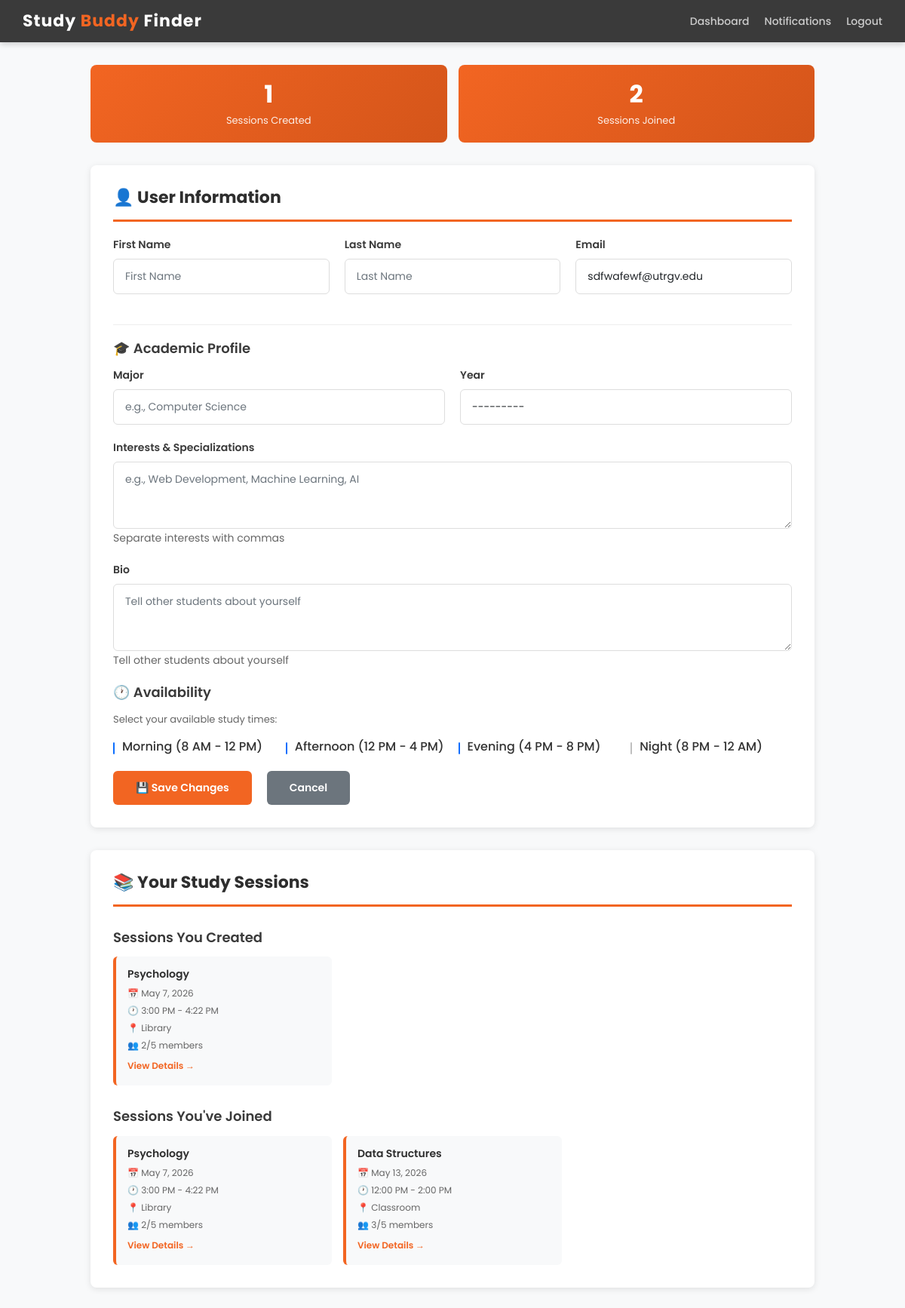
Screenshot of /profile/ (signed in) with the database file from the repository.
### testApp/models.py (models this page shows, shortened)
class UserProfile(models.Model):
    user = models.OneToOneField(User, on_delete=models.CASCADE, related_name='profile')
    major = models.CharField(max_length=100, blank=True, null=True)
    year = models.CharField(max_length=20, choices=YEAR_CHOICES, blank=True, null=True)
    interests = models.TextField(help_text="Comma-separated list of interests", blank=True, null=True)
    availability_morning = models.BooleanField(default=True)  # 8 AM - 12 PM
    availability_afternoon = models.BooleanField(default=True)  # 12 PM - 4 PM
    availability_evening = models.BooleanField(default=True)  # 4 PM - 8 PM
    availability_night = models.BooleanField(default=False)  # 8 PM - 12 AM
    bio = models.TextField(blank=True, null=True)
    created_at = models.DateTimeField(auto_now_add=True)
    updated_at = models.DateTimeField(auto_now=True)

class StudySession(models.Model):
    LOCATION_CHOICES = [
        ('Library', 'Library'),
        ('Student Center', 'Student Center'),
        ('Cafe', 'Cafe'),
        ('Dormitory', 'Dormitory'),
        ('Classroom', 'Classroom'),
        ('Online', 'Online'),
        ('Other', 'Other'),
    ]
    creator = models.ForeignKey(User, on_delete=models.CASCADE, related_name='created_sessions')
    course_name = models.CharField(max_length=200)
    course_code = models.CharField(max_length=50, blank=True, null=True)
    description = models.TextField()
    location = models.CharField(max_length=100, choices=LOCATION_CHOICES)
    other_location = models.CharField(max_length=200, blank=True, null=True, help_text="Specify if location is 'Other'")
    date = models.DateField()
    start_time = models.TimeField()
    end_time = models.TimeField()
    max_capacity = models.IntegerField(default=5, validators=[MinValueValidator(1), MaxValueValidator(100)])
    current_members = models.ManyToManyField(User, through='SessionMembership', related_name='joined_sessions')
    subject_tags = models.CharField(max_length=200, blank=True, null=True, help_text="Comma-separated tags")
    created_at = models.DateTimeField(auto_now_add=True)
    updated_at = models.DateTimeField(auto_now=True)
    is_active = models.BooleanField(default=True)
    class Meta:
        ordering = ['-created_at']
    def get_member_count(self):
        return self.current_members.count()

### testApp/views.py (the view)
# urls.py: path('profile/', views.user_profile, name='user_profile'),
@login_required(login_url='login')
def user_profile(request):
    try:
        user_profile = request.user.profile
    except UserProfile.DoesNotExist:
        user_profile = UserProfile.objects.create(user=request.user)
    if request.method == 'POST':
        user_form = UserUpdateForm(request.POST, instance=request.user)
        profile_form = UserProfileForm(request.POST, instance=user_profile)
        if user_form.is_valid() and profile_form.is_valid():
            user_form.save()
            profile_form.save()
            messages.success(request, 'Your profile has been updated successfully!')
            return redirect('user_profile')
    else:
        user_form = UserUpdateForm(instance=request.user)
        profile_form = UserProfileForm(instance=user_profile)
    created_sessions = request.user.created_sessions.all()
    joined_sessions = request.user.joined_sessions.all()
    context = {
        'user_form': user_form,
        'profile_form': profile_form,
        'created_sessions': created_sessions,
        'joined_sessions': joined_sessions,
        'user_profile': user_profile,
    }
    return render(request, 'user_profile.html', context)

### testApp/forms.py
class UserUpdateForm(forms.ModelForm):
    email = forms.EmailField(
        widget=forms.EmailInput(attrs={
            'class': 'form-control',
            'placeholder': 'your.email@utrgv.edu'
        })
    )
    class Meta:
        model = User
        fields = ['first_name', 'last_name', 'email']
        widgets = {
            'first_name': forms.TextInput(attrs={
                'class': 'form-control',
                'placeholder': 'First Name'
            }),
            'last_name': forms.TextInput(attrs={
                'class': 'form-control',
                'placeholder': 'Last Name'
            }),
        }

### testApp/templates/user_profile.html (shortened to what this page needs)
<!DOCTYPE html>
<html>
<head>
    <link href="https://cdn.jsdelivr.net/npm/bootstrap@5.1.3/dist/css/bootstrap.min.css" rel="stylesheet">
</head>
<body>
    <div class="navbar">
        <h1>Study <span>Buddy</span> Finder</h1>
        <div class="navbar-links">
            <a href="{% url 'dashboard' %}">Dashboard</a>
            <a href="{% url 'notifications' %}">Notifications</a>
            <a href="{% url 'logout' %}">Logout</a>
        </div>
    </div>
    <div class="container-main">
        <div class="stats-grid">
            <div class="stat-card">
                <h3>{{ created_sessions.count }}</h3>
                <p>Sessions Created</p>
            </div>
            <div class="stat-card">
                <h3>{{ joined_sessions.count }}</h3>
                <p>Sessions Joined</p>
            </div>
        </div>
        <div class="profile-section">
            <h2 class="section-title">👤 User Information</h2>
            <form method="POST">
                <div class="form-row">
                    <div class="form-group">
                        <label for="{{ user_form.first_name.id_for_label }}">First Name</label>
                        {{ user_form.first_name }}
                    </div>
                    <div class="form-group">
                        <label for="{{ user_form.last_name.id_for_label }}">Last Name</label>
                        {{ user_form.last_name }}
                    </div>
                    <div class="form-group">
                        <label for="{{ user_form.email.id_for_label }}">Email</label>
                        {{ user_form.email }}
                    </div>
                </div>
                <div class="divider"></div>
                <h3 style="font-size: 18px; font-weight: 600; margin: 20px 0 15px 0; color: #3a3a3a;">🎓 Academic Profile</h3>
                <div class="form-row">
                    <div class="form-group">
                        <label for="{{ profile_form.major.id_for_label }}">Major</label>
                        {{ profile_form.major }}
                    </div>
                    <div class="form-group">
                        <label for="{{ profile_form.year.id_for_label }}">Year</label>
                        {{ profile_form.year }}
                    </div>
                </div>
                <div class="form-group">
                    <label for="{{ profile_form.interests.id_for_label }}">Interests & Specializations</label>
                    {{ profile_form.interests }}
                    <small style="color: #666;">Separate interests with commas</small>
                </div>
                <div class="form-group">
                    <label for="{{ profile_form.bio.id_for_label }}">Bio</label>
                    {{ profile_form.bio }}
                    <small style="color: #666;">Tell other students about yourself</small>
                </div>
                <h3 style="font-size: 18px; font-weight: 600; margin: 20px 0 15px 0; color: #3a3a3a;">🕐 Availability</h3>
                <p style="font-size: 13px; color: #666; margin-bottom: 15px;">Select your available study times:</p>
                <div class="checkbox-group">
                    <div class="checkbox-item">
                        {{ profile_form.availability_morning }}
                        <label for="{{ profile_form.availability_morning.id_for_label }}">Morning (8 AM - 12 PM)</label>
                    </div>
                    <div class="checkbox-item">
                        {{ profile_form.availability_afternoon }}
                        <label for="{{ profile_form.availability_afternoon.id_for_label }}">Afternoon (12 PM - 4 PM)</label>
                    </div>
                    <div class="checkbox-item">
                        {{ profile_form.availability_evening }}
                        <label for="{{ profile_form.availability_evening.id_for_label }}">Evening (4 PM - 8 PM)</label>
                    </div>
                    <div class="checkbox-item">
                        {{ profile_form.availability_night }}
                        <label for="{{ profile_form.availability_night.id_for_label }}">Night (8 PM - 12 AM)</label>
                    </div>
                </div>
                <div class="button-group">
                    <button type="submit" class="btn-primary-custom">💾 Save Changes</button>
                    <a href="{% url 'dashboard' %}" class="btn-secondary">Cancel</a>
                </div>
            </form>
        </div>
        {% if created_sessions or joined_sessions %}
            <div class="profile-section">
                <h2 class="section-title">📚 Your Study Sessions</h2>
                {% if created_sessions %}
                    <div class="sessions-preview">
                        <h3>Sessions You Created</h3>
                        {% if created_sessions %}
                            <div class="session-list">
                                {% for session in created_sessions %}
                                    <div class="session-item">
                                        <h4>{{ session.course_name }}</h4>
                                        <p><strong>📅</strong> {{ session.date }}</p>
                                        <p><strong>🕐</strong> {{ session.start_time|time:"g:i A" }} - {{ session.end_time|time:"g:i A" }}</p>
                                        <p><strong>📍</strong> {{ session.location }}</p>
                                        <p><strong>👥</strong> {{ session.get_member_count }}/{{ session.max_capacity }} members</p>
                                        <a href="{% url 'session_detail' session.pk %}" style="color: #F26522; font-weight: 600; text-decoration: none; font-size: 12px;">View Details →</a>
                                    </div>
                                {% endfor %}
                            </div>
                        {% else %}
                            <div class="empty-message">No sessions created yet</div>
                        {% endif %}
                    </div>
                {% endif %}
                {% if joined_sessions %}
                    <div class="sessions-preview">
                        <h3>Sessions You've Joined</h3>
                        {% if joined_sessions %}
                            <div class="session-list">
                                {% for session in joined_sessions %}
                                    <div class="session-item">
                                        <h4>{{ session.course_name }}</h4>
                                        <p><strong>📅</strong> {{ session.date }}</p>
                                        <p><strong>🕐</strong> {{ session.start_time|time:"g:i A" }} - {{ session.end_time|time:"g:i A" }}</p>
                                        <p><strong>📍</strong> {{ session.location }}</p>
                                        <p><strong>👥</strong> {{ session.get_member_count }}/{{ session.max_capacity }} members</p>
                                        <a href="{% url 'session_detail' session.pk %}" style="color: #F26522; font-weight: 600; text-decoration: none; font-size: 12px;">View Details →</a>
                                    </div>
                                {% endfor %}
                            </div>
                        {% else %}
                            <div class="empty-message">No sessions joined yet</div>
                        {% endif %}
                    </div>
                {% endif %}
            </div>
        {% endif %}
    </div>
</body>
</html>

### testApp/templates/user_profile.html (style rules this page uses)
* { margin: 0; padding: 0; box-sizing: border-box; }
body { font-family: 'Poppins', sans-serif; background-color: #f8f9fa; color: #333; }
.navbar { background-color: #3a3a3a; padding: 15px 30px; display: flex; justify-content: space-between; align-items: center; box-shadow: 0 2px 8px rgba(0,0,0,0.2); }
.navbar h1 { color: white; font-size: 22px; font-weight: 700; letter-spacing: 1px; margin: 0; }
.navbar h1 span { color: #F26522; }
.navbar-links { display: flex; gap: 20px; align-items: center; }
.navbar a { color: #ccc; text-decoration: none; font-size: 14px; font-weight: 500; }
.container-main { max-width: 1000px; margin: 30px auto; padding: 0 20px; }
.profile-section { background: white; padding: 30px; border-radius: 8px; box-shadow: 0 2px 8px rgba(0,0,0,0.1); margin-bottom: 30px; }
.section-title { font-size: 22px; font-weight: 700; color: #2e2e2e; margin-bottom: 20px; padding-bottom: 15px; border-bottom: 3px solid #F26522; }
.form-group { margin-bottom: 20px; }
.form-group label { font-weight: 600; color: #3a3a3a; display: block; margin-bottom: 8px; font-size: 14px; }
.form-group input, .form-group select, .form-group textarea { width: 100%; padding: 12px 15px; border: 1px solid #ddd; border-radius: 6px; font-family: 'Poppins', sans-serif; font-size: 14px; transition: border 0.2s; }
.form-row { display: grid; grid-template-columns: repeat(auto-fit, minmax(250px, 1fr)); gap: 20px; }
.checkbox-group { display: grid; grid-template-columns: repeat(auto-fit, minmax(200px, 1fr)); gap: 15px; margin-top: 10px; }
.checkbox-item { display: flex; align-items: center; }
.checkbox-item input[type="checkbox"] { width: auto; margin-right: 10px; cursor: pointer; }
.checkbox-item label { margin: 0; cursor: pointer; font-weight: 500; }
.btn-primary-custom { background-color: #F26522; color: white; padding: 12px 30px; border: none; border-radius: 6px; font-size: 14px; cursor: pointer; text-decoration: none; font-weight: 600; transition: background 0.2s; font-family: 'Poppins', sans-serif; }
.btn-secondary { background-color: #6c757d; color: white; padding: 12px 30px; border: none; border-radius: 6px; font-size: 14px; cursor: pointer; text-decoration: none; font-weight: 600; transition: background 0.2s; font-family: 'Poppins', sans-serif; margin-left: 10px; }
.button-group { display: flex; gap: 10px; margin-top: 20px; }
.stats-grid { display: grid; grid-template-columns: repeat(auto-fit, minmax(150px, 1fr)); gap: 15px; margin-bottom: 30px; }
.stat-card { background: linear-gradient(135deg, #F26522 0%, #d4551a 100%); color: white; padding: 20px; border-radius: 8px; text-align: center; }
.stat-card h3 { font-size: 32px; margin: 0; font-weight: 700; }
.stat-card p { margin: 5px 0 0 0; font-size: 13px; opacity: 0.9; }
.sessions-preview { margin-top: 30px; }
.sessions-preview h3 { font-size: 18px; font-weight: 600; margin-bottom: 15px; color: #3a3a3a; }
.session-list { display: grid; grid-template-columns: repeat(auto-fill, minmax(250px, 1fr)); gap: 15px; }
.session-item { background: #f8f9fa; padding: 15px; border-radius: 6px; border-left: 4px solid #F26522; }
.session-item h4 { font-size: 14px; font-weight: 600; margin: 0 0 8px 0; color: #2e2e2e; }
.session-item p { font-size: 12px; color: #666; margin: 5px 0; }
.divider { height: 1px; background: #eee; margin: 20px 0; }

### rows the page displays
UserProfile: year "---------", availability_morning "☑", availability_afternoon "☑", availability_evening "☑"
StudySession: course_name "Psychology", date "May 7, 2026", start_time "3:00 PM", end_time "4:22 PM", location "Library", get_member_count "2", max_capacity "5"
StudySession: course_name "Data Structures", date "May 13, 2026", start_time "12:00 PM", end_time "2:00 PM", location "Classroom", get_member_count "3", max_capacity "5"

### other values shown
{{ created_sessions.count }} "1"
{{ joined_sessions.count }} "2"
